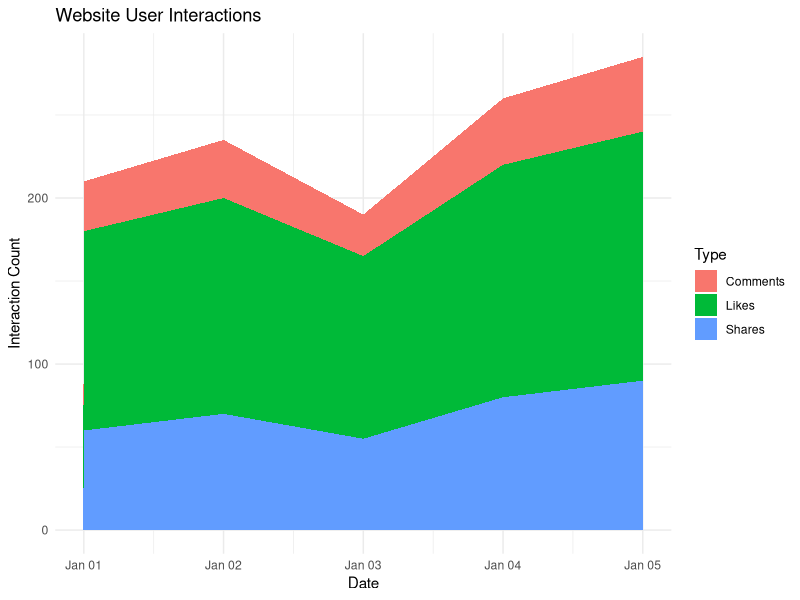

Generate this figure with R:
library(ggplot2)

# User Interaction Data
interaction <- data.frame(
  Date = rep(as.Date(c("2023-01-01","2023-01-02","2023-01-03",
                       "2023-01-04","2023-01-05")), 3),
  Type = rep(c("Likes","Shares","Comments"), each = 5),
  Count = c(
    120,130,110,140,150,
    60,70,55,80,90,
    30,35,25,40,45
  )
)

# Stacked Area Chart
ggplot(interaction,
       aes(x = Date, y = Count, fill = Type)) +
  geom_area() +
  labs(
    title = "Website User Interactions",
    x = "Date",
    y = "Interaction Count"
  ) +
  theme_minimal()
